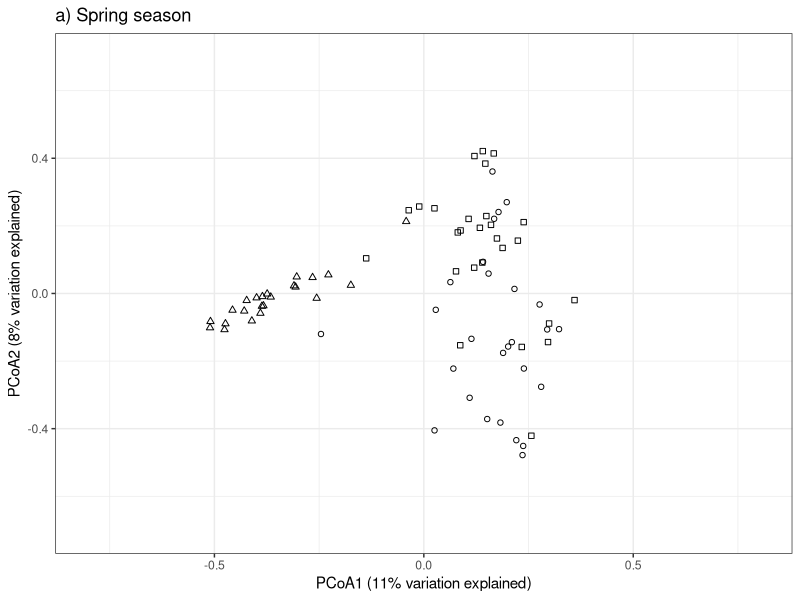
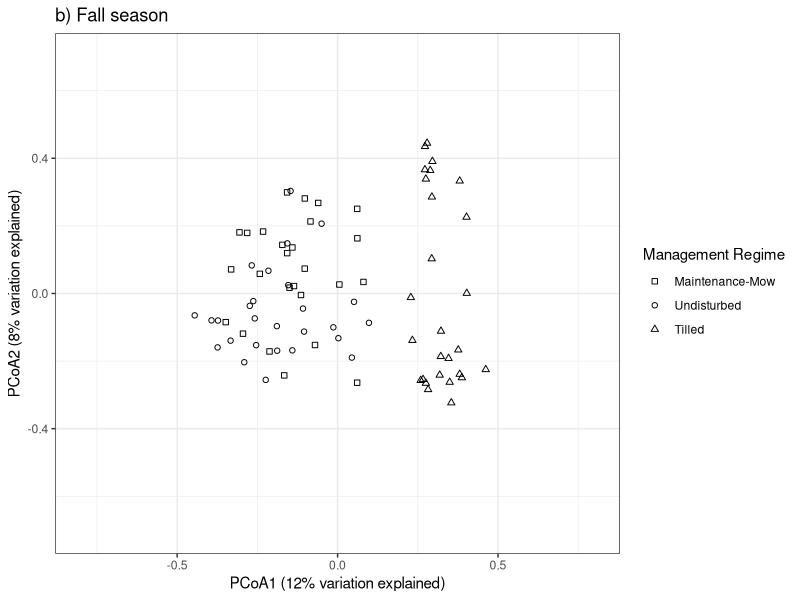
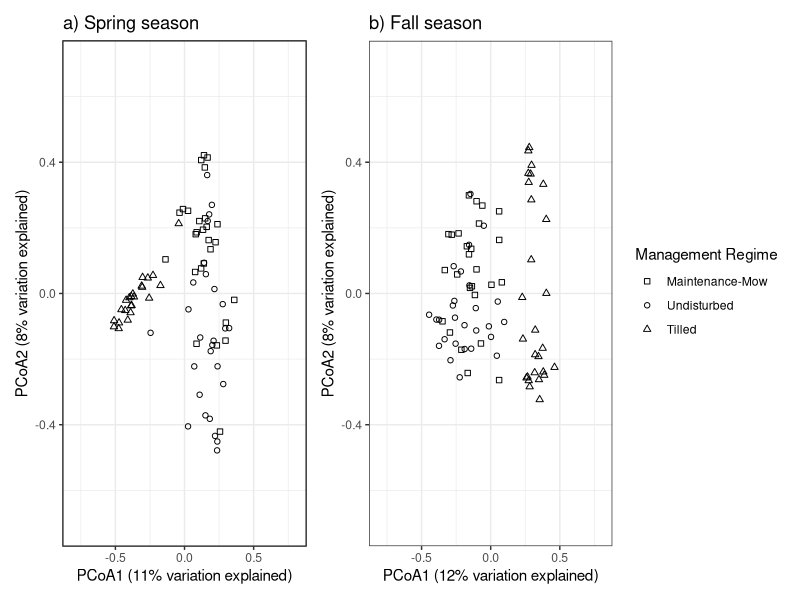
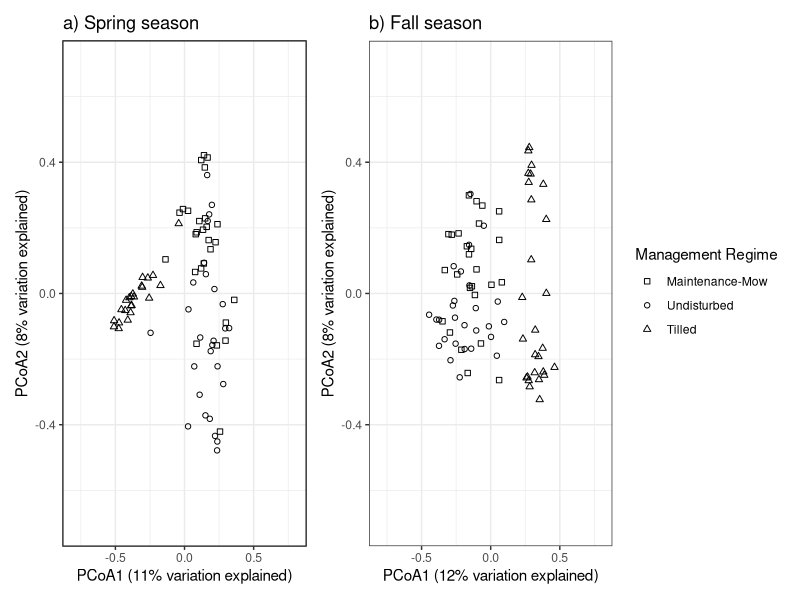

Write the R code that produced these figures, in order.
# libraries --------------------------------------------------------------------
library(vegan)     # for doing community ecology analyses
library(ggplot2)   # for visualizing data
library(dplyr)     # for manipulating data
library(here)      # for creating relative file-paths
library(patchwork) # for creating multi-panel plots
library(tidyr)     # for creating wide tables
library(ape)

# import -----------------------------------------------------------------------

spr_sb <- read.csv(
  here("data", "analysis_data", "spring_seedbank.csv"),
  row.names = 1
)

fall_sb <- read.csv(
  here("data", "analysis_data", "fall_seedbank.csv"),
  row.names = 1
)

sb_taxon <- read.csv(
  here("data", "input_data", 
       "seed_bank_taxonomy.csv")
)

# check packaging --------------------------------------------------------------
str(spr_sb)
str(fall_sb)

# clean data -------------------------------------------------------------------

# merge fall and spring season 
sb <- rbind(fall_sb, spr_sb)

## create spring community data matrix -----------------------------------------
spring_comm_matrix <- sb %>%
  filter(season == "Spring") %>%
  group_by(treatment, site_code, plot, spp_code) %>%
  summarize(abundance = sum(total_abund, na.rm = TRUE)) %>%
  ungroup() %>%
  tidyr::pivot_wider(
    id_cols = c("treatment", "site_code", "plot"),  
    names_from = spp_code, 
    values_from = abundance
  ) %>%
  mutate(across(.cols = AMSP:SONU, ~ tidyr::replace_na(.x, 0))) %>%
  as.data.frame()

# assign row labels for treatment and plot id
rownames(spring_comm_matrix) <- paste(
  spring_comm_matrix$treatment, 
  c(1:length(spring_comm_matrix$treatment))
)

## create fall community data matrix -------------------------------------------
fall_comm_matrix <- sb %>%
  filter(season == "Fall") %>%
  group_by(treatment, site_code, plot, spp_code) %>%
  summarize(abundance = sum(total_abund, na.rm = TRUE)) %>%
  ungroup() %>%
  tidyr::pivot_wider(
    id_cols = c("treatment", "site_code", "plot"),  
    names_from = spp_code, 
    values_from = abundance
  ) %>%
  mutate(across(.cols = AMRE:RARA, ~ tidyr::replace_na(.x, 0))) %>%
  as.data.frame()

# assign row labels for treatment and plot id
rownames(fall_comm_matrix) <- paste(
  fall_comm_matrix$treatment, 
  c(1:length(fall_comm_matrix$treatment))
)

# calculate dissimilarities  ---------------------------------------------------

## spring ----------------------------------------------------------------------

# use Bray-Curtis dissimilarity to account for common and rare species
# common and rare species are determined by number of seedling emergents
bray_spr <- spring_comm_matrix %>%
  dplyr::select(-c("treatment", "site_code", "plot"))

bray_spr_dist <- vegan::vegdist(bray_spr, index = "bray")

# do principal coordinate analysis
pcoa_spr <- ape::pcoa(D = bray_spr_dist, correction = "cailliez")

# prepare for data visualization
pcoa_spr_df <- pcoa_spr$vectors %>%
  as.data.frame() %>%
  tibble::rownames_to_column(var = "treatment") %>%
  dplyr::select(treatment, Axis.1, Axis.2) %>%
  mutate(treatment = stringr::str_sub(treatment, start = 1L, end = 3L))

## fall ------------------------------------------------------------------------

# use Bray-Curtis dissimilarity to account for common and rare species
# common and rare species are determined by abundance (# of seedling emergents)
bray_fall <- fall_comm_matrix %>%
  dplyr::select(-c("treatment", "site_code", "plot"))

bray_fall_dist <- vegdist(bray_fall, index = "bray")

pcoa_fall <- ape::pcoa(D = bray_fall_dist, correction = "cailliez")

# prepare for data visualization
pcoa_fall_df <- pcoa_fall$vectors %>%
  as.data.frame() %>%
  tibble::rownames_to_column(var = "treatment") %>%
  dplyr::select(treatment, Axis.1, Axis.2) %>%
  mutate(treatment = stringr::str_sub(treatment, start = 1L, end = 3L))

# visualize the data -----------------------------------------------------------

## spring ----------------------------------------------------------------------

# variation explained in the first axis
spr_pcoa1_rel_eig <- round(pcoa_spr$values$Rel_corr_eig[1]*100, digits = 0)
pcoa1_var_explained <- paste(
  "PCoA1", " (", 
  spr_pcoa1_rel_eig, 
  "% variation explained)", 
  sep = ""
  )

# variation explained in the second axis
spr_pcoa2_rel_eig  <- round(pcoa_spr$values$Rel_corr_eig[2]*100, digits = 0)
pcoa2_var_explained <- paste(
  "PCoA2", " (", 
  spr_pcoa2_rel_eig, 
  "% variation explained)", 
  sep = ""
)

(pcoa_spr_plot <- pcoa_spr_df %>%
    ggplot(aes(x = Axis.1, y = Axis.2, shape = treatment)) + 
    geom_point() + 
    xlim(-0.8, 0.8) + 
    ylim(-0.7, 0.7) + 
    scale_shape_manual(
      name = "Management Regime", 
      labels = c("Maintenance-Mow", "Undisturbed", "Tilled"),
      values = c(0, 1, 2)
    ) + 
    labs(
      title = "a) Spring season",
      x = pcoa1_var_explained,
      y = pcoa2_var_explained
    ) + 
    theme_bw() + 
    theme(legend.position = "none")
)

## fall ------------------------------------------------------------------------

# variation explained in the first axis
fall_pcoa1_rel_eig <- round(pcoa_fall$values$Rel_corr_eig[1]*100, digits = 0)
fall_pcoa1_var_explained <- paste(
  "PCoA1", " (", 
  fall_pcoa1_rel_eig, 
  "% variation explained)", 
  sep = ""
)

# variation explained in the second axis
fall_pcoa2_rel_eig <- round(pcoa_fall$values$Rel_corr_eig[2]*100, digits = 0)
fall_pcoa2_var_explained <- paste(
  "PCoA2", " (", 
  fall_pcoa2_rel_eig, 
  "% variation explained)", 
  sep = ""
)

(pcoa_fall_plot <- pcoa_fall_df %>%
    ggplot(aes(x = Axis.1, y = Axis.2, shape = treatment)) + 
    geom_point() + 
    xlim(-0.8, 0.8) + 
    ylim(-0.7, 0.7) + 
    scale_shape_manual(
      name = "Management Regime", 
      labels = c("Maintenance-Mow", "Undisturbed", "Tilled"),
      values = c(0, 1, 2)
    ) + 
    labs(
      title = "b) Fall season",
      x = fall_pcoa1_var_explained,
      y = fall_pcoa2_var_explained
    ) + 
    theme_bw() 
)

## multi-panel plot ------------------------------------------------------------

(pcoa_plot <- pcoa_spr_plot + pcoa_fall_plot)

# save disk --------------------------------------------------------------------

ggsave(
  filename = here("output", "data_appendix_output", "figure-s1_pcoa.png"), 
  plot = pcoa_plot, 
  device = "png", 
  units = "in", 
  height = 5, 
  width = 10
)


